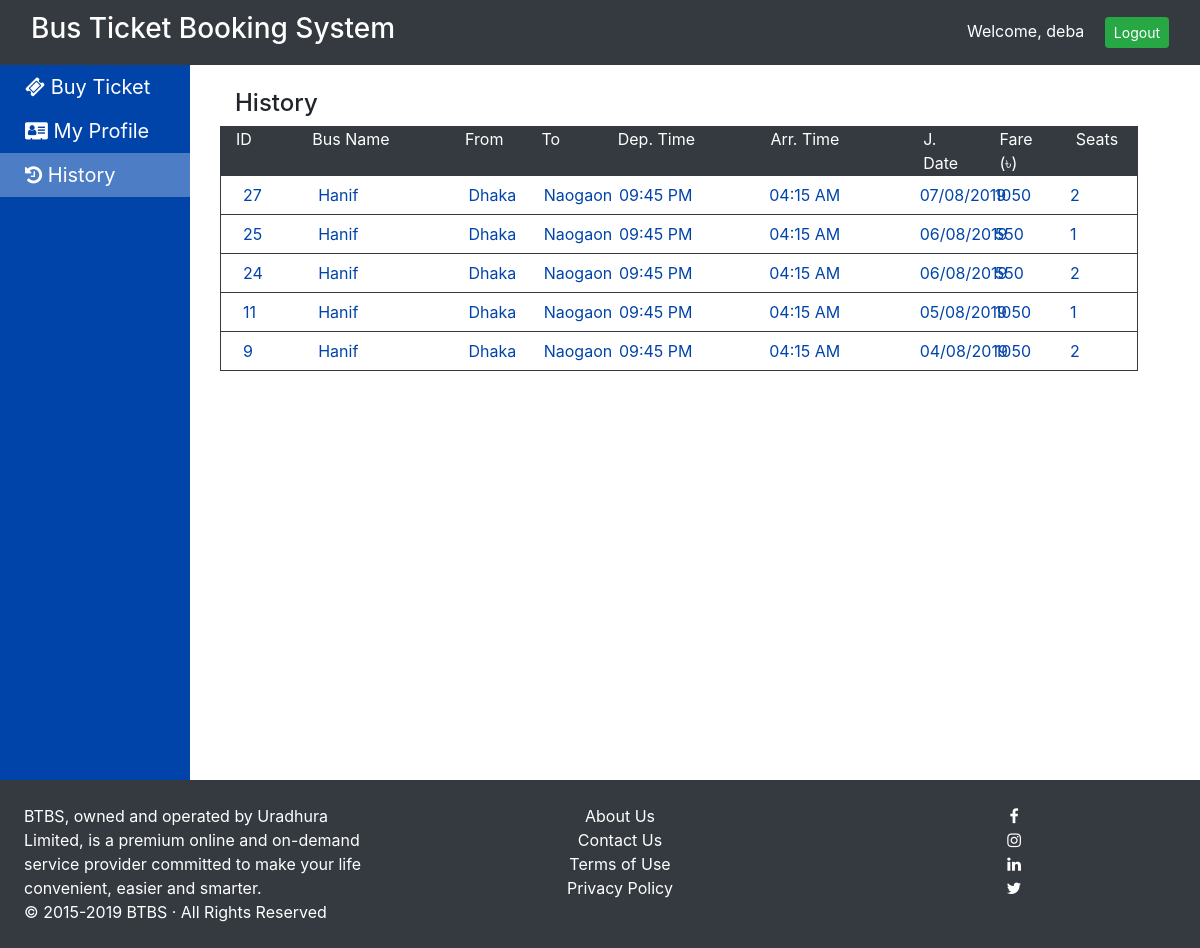
The page /history.php (signed in) on the database as committed earlier.
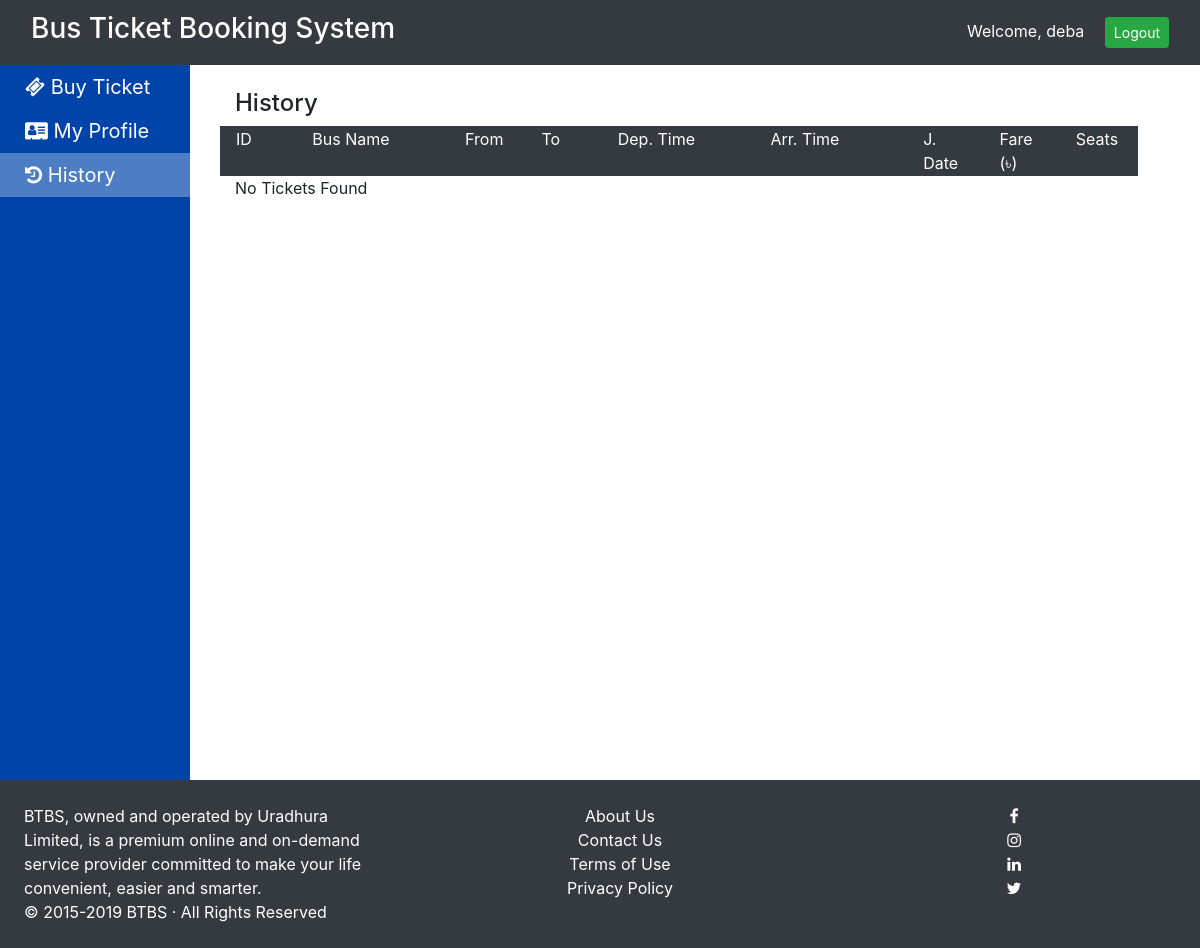
The same page on the database as committed later.
### tables this page shows
CREATE TABLE `tickets` (
  `id` int(5) NOT NULL AUTO_INCREMENT,
  `passenger_id` int(5) NOT NULL,
  `bus_id` int(5) NOT NULL,
  `jdate` varchar(25) NOT NULL,
  `seats` varchar(120) NOT NULL,
  `fare` int(10) NOT NULL,
  `booking_time` datetime NOT NULL DEFAULT CURRENT_TIMESTAMP COMMENT 'When the booking was initiated',
  `booking_expires` datetime NULL COMMENT 'When the booking hold expires (5 minutes after booking_time)',
  `booking_confirmed` tinyint(1) NOT NULL DEFAULT 1 COMMENT '0 = on hold, 1 = confirmed',
  `seat_category` enum('student','staff','general','mixed') DEFAULT 'general' COMMENT 'Category of seats booked',
  PRIMARY KEY (`id`),
  KEY `fk_usr_tic` (`passenger_id`),
  KEY `fk_bus_tic` (`bus_id`),
  KEY `idx_booking_time` (`booking_time`),
  KEY `idx_jdate_bus` (`jdate`, `bus_id`),
  CONSTRAINT `fk_usr_tic` FOREIGN KEY (`passenger_id`) REFERENCES `users` (`id`),
  CONSTRAINT `fk_bus_tic` FOREIGN KEY (`bus_id`) REFERENCES `buses` (`id`)
);

CREATE TABLE `buses` (
  `id` int(5) NOT NULL AUTO_INCREMENT,
  `bname` varchar(25) NOT NULL,
  `bus_no` varchar(25) NOT NULL,
  `owner_id` int(5) NOT NULL,
  `from_loc` varchar(20) NOT NULL,
  `from_time` varchar(8) NOT NULL,
  `to_loc` varchar(20) NOT NULL,
  `to_time` varchar(8) NOT NULL,
  `fare` int(5) NOT NULL,
  `total_seats` int(3) NOT NULL DEFAULT 40 COMMENT 'Total number of seats in the bus',
  `seat_layout` varchar(50) DEFAULT '10x4' COMMENT 'Seat layout format: ROWSxCOLUMNS (e.g., 10x4 = 10 rows, 4 columns)',
  `student_seats` varchar(255) DEFAULT NULL COMMENT 'Comma-separated list of student-only seats (50%)',
  `staff_seats` varchar(255) DEFAULT NULL COMMENT 'Comma-separated list of staff-only seats (25%)',
  `general_seats` varchar(255) DEFAULT NULL COMMENT 'Comma-separated list of general seats (25%)',
  `approved` tinyint(1) NOT NULL DEFAULT '0',
  PRIMARY KEY (`id`),
  KEY `fk_usr_bus` (`owner_id`),
  CONSTRAINT `fk_usr_bus` FOREIGN KEY (`owner_id`) REFERENCES `users` (`id`)
);

### history.php (the view, shortened to what this page needs)
<?php
include 'inc/basic_template.php';
?>
<div class="container">
    <h4>History</h4>
<div class="table-con">
<div class="row">
    <div class="col-md-1">ID</div>
    <div class="col-md-2">Bus Name</div>
    <div class="col-md-1">From</div>
    <div class="col-md-1">To</div>
    <div class="col-md-2">Dep. Time</div>
    <div class="col-md-2">Arr. Time</div>
    <div class="col-md-1">J. Date</div>
    <div class="col-md-1">Fare (৳)</div>
    <div class="col-md-1">Seats</div>
</div>
<?php
$conn = initDB();
if (!$conn) {
    echo '<div class="row"><div class="col-md-12 text-danger">Database connection failed</div></div>';
} else {
    $query = "select t.id as t_id, t.jdate, t.fare, t.seats, b.id as bus_id, b.bname as bus_name,";
    $query .= "b.from_loc, b.to_loc, b.from_time, b.to_time from tickets t, buses b where t.bus_id = b.id and t.passenger_id=" . $_SESSION['user']['id'];
    $query .= " ORDER BY t.id DESC";
    $res = $conn->query($query);
    if (!$res) {
        echo '<div class="row"><div class="col-md-12 text-danger">Query Error: ' . $conn->error . '</div></div>';
    } elseif ($res->num_rows == 0) {
        echo '
        <div class="row">
            <div class="col-md-12">No Tickets Found</div>
        </div>';
    } else {
        while ($row = $res->fetch_assoc()) {
            $seats_data = @unserialize($row["seats"]);
            if ($seats_data === false && $row["seats"] !== 'b:0;') {
                $seats_count = 0;
                $seats_display = 'Error';
            } else {
                $seats_count = is_array($seats_data) ? count($seats_data) : 0;
                $seats_display = $seats_count;
            }
            echo '
            <div class="content row">
                <div class="col-md-1">' . htmlspecialchars($row["t_id"]) . '</div>
                <div class="col-md-2">' . htmlspecialchars($row["bus_name"]) . '</div>
                <div class="col-md-1">' . htmlspecialchars($row["from_loc"]) . '</div>
                <div class="col-md-1">' . htmlspecialchars($row["to_loc"]) . '</div>
                <div class="col-md-2">' . htmlspecialchars($row["from_time"]) . '</div>
                <div class="col-md-2">' . htmlspecialchars($row["to_time"]) . '</div>
                <div class="col-md-1">' . htmlspecialchars($row["jdate"]) . '</div>
                <div class="col-md-1">' . htmlspecialchars($row["fare"]) . '</div>
                <div class="col-md-1">' . $seats_display . '</div>
            </div>';
        }
    }
}
?>
</div>
</div>

Rows that differ between the two databases and show on the page:
removed tickets: id "27", bus.bname "Hanif", bus.from_loc "Dhaka", bus.to_loc "Naogaon", bus.from_time "09:45 PM", bus.to_time "04:15 AM", jdate "07/08/2019", fare "1050", seats "2"
removed tickets: id "25", bus.bname "Hanif", bus.from_loc "Dhaka", bus.to_loc "Naogaon", bus.from_time "09:45 PM", bus.to_time "04:15 AM", jdate "06/08/2019", fare "550", seats "1"
removed tickets: id "24", bus.bname "Hanif", bus.from_loc "Dhaka", bus.to_loc "Naogaon", bus.from_time "09:45 PM", bus.to_time "04:15 AM", jdate "06/08/2019", fare "550", seats "2"
removed tickets: id "11", bus.bname "Hanif", bus.from_loc "Dhaka", bus.to_loc "Naogaon", bus.from_time "09:45 PM", bus.to_time "04:15 AM", jdate "05/08/2019", fare "1050", seats "1"
removed tickets: id "9", bus.bname "Hanif", bus.from_loc "Dhaka", bus.to_loc "Naogaon", bus.from_time "09:45 PM", bus.to_time "04:15 AM", jdate "04/08/2019", fare "1050", seats "2"
Other text that changed with them:
text now shown: "No Tickets Found"
